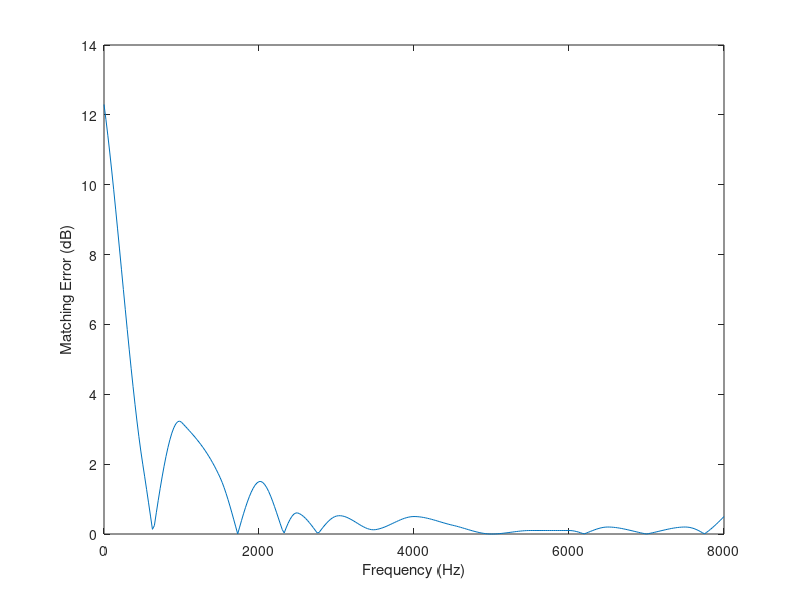

Write the MATLAB code that produced this figure.
clc;
clear all;
%% Investigate the effects of the frequency bands
%Set up audiogram
Fh = 8000;
steps = 50;
audioX = [250 500 1000 2000 4000 8000];
audioConY = [-50 -45 -45 -60 -50 -60];
xq = 0:25:8000;
pCond = pchip(audioX, audioConY, xq);

audioNormY = [0 -8 -5 0 -10 0];
pNorm = pchip(audioX, audioNormY, xq);
% 
% figure;
% plot(xq, pNorm);
% hold on;
% plot(xq, pCond);
% xlabel('Frequency (Hz)');
% ylabel('Hearing Loss (dB)');
% legend('Normal', 'Conductive');

audioConY = -1*audioConY;

H3FA = (audioConY(2) + audioConY(3) + audioConY(4))/3;
X = 0.15*H3FA;
ki = [-17 -8 1 -1 -2 -2 -2];

IG = 1:length(audioConY);
for i=1:length(audioConY)
   IG(i) = X + (0.31*H3FA) + ki(i);
end

pIG = pchip(audioX, IG, xq);

% figure;
% plot(xq, pIG);
% xlabel('Frequency (Hz)');
% ylabel('Insertion Gain (dB)');

filtX = [250 500 1000 1500 2000 2500 3000 3500 4000 4500 5000 5500 6000 6500 7000 7500 8000];

band8 = [13 17 20.8 21.5 23.5 21 21.8 21.2 21.5 21.25 21 21.1 21.1 20.8 21 21.2 20.5];

pb8 = pchip(filtX, band8, xq);

matchError8 = abs(minus(pb8,  pIG));

figure;
plot(xq, matchError8);
xlabel('Frequency (Hz)');
ylabel('Matching Error (dB)');

meanError = mean(matchError8)
maxError = max(matchError8)


mean(pIG(173:319))
    

